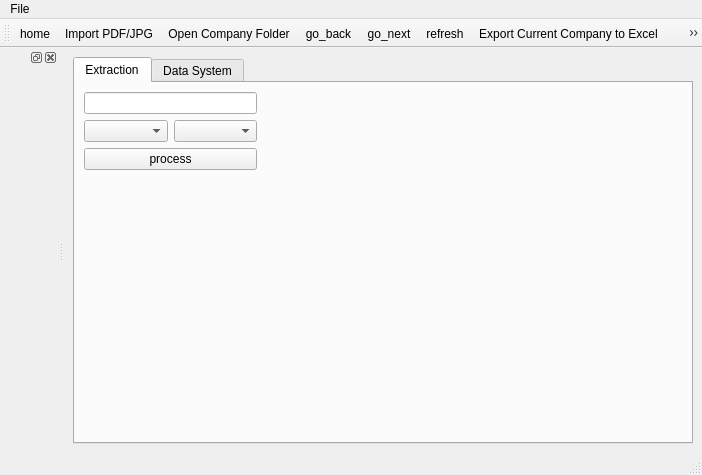
<?xml version="1.0" encoding="UTF-8"?>
<ui version="4.0">
 <class>MainWindow</class>
 <widget class="QMainWindow" name="MainWindow">
  <property name="geometry">
   <rect>
    <x>0</x>
    <y>0</y>
    <width>702</width>
    <height>475</height>
   </rect>
  </property>
  <property name="windowTitle">
   <string>MainWindow</string>
  </property>
  <widget class="QWidget" name="centralwidget">
   <property name="sizePolicy">
    <sizepolicy hsizetype="Expanding" vsizetype="Expanding">
     <horstretch>0</horstretch>
     <verstretch>0</verstretch>
    </sizepolicy>
   </property>
   <layout class="QHBoxLayout" name="horizontalLayout">
    <item>
     <widget class="QTabWidget" name="Tab_Widget">
      <property name="tabPosition">
       <enum>QTabWidget::North</enum>
      </property>
      <property name="tabShape">
       <enum>QTabWidget::Rounded</enum>
      </property>
      <property name="currentIndex">
       <number>0</number>
      </property>
      <property name="movable">
       <bool>false</bool>
      </property>
      <widget class="QWidget" name="tab">
       <attribute name="title">
        <string>Extraction</string>
       </attribute>
       <layout class="QGridLayout" name="gridLayout_4">
        <item row="0" column="0">
         <layout class="QGridLayout" name="Extraction_GridLayout">
          <property name="sizeConstraint">
           <enum>QLayout::SetFixedSize</enum>
          </property>
          <item row="0" column="2" rowspan="6" colspan="5">
           <layout class="QVBoxLayout" name="Matplot_VLayout">
            <property name="sizeConstraint">
             <enum>QLayout::SetFixedSize</enum>
            </property>
            <property name="leftMargin">
             <number>70</number>
            </property>
            <property name="topMargin">
             <number>0</number>
            </property>
            <property name="rightMargin">
             <number>70</number>
            </property>
            <property name="bottomMargin">
             <number>0</number>
            </property>
           </layout>
          </item>
          <item row="2" column="0" colspan="2">
           <widget class="QPushButton" name="process_button">
            <property name="sizePolicy">
             <sizepolicy hsizetype="Preferred" vsizetype="Fixed">
              <horstretch>0</horstretch>
              <verstretch>0</verstretch>
             </sizepolicy>
            </property>
            <property name="text">
             <string>process</string>
            </property>
           </widget>
          </item>
          <item row="3" column="0" rowspan="3" colspan="2">
           <layout class="QVBoxLayout" name="File_Explorer_VLayout"/>
          </item>
          <item row="1" column="1">
           <widget class="QComboBox" name="Category_ComboBox"/>
          </item>
          <item row="1" column="0">
           <widget class="QComboBox" name="Company_ComboBox"/>
          </item>
          <item row="0" column="0" colspan="2">
           <widget class="QLineEdit" name="search_company_name_lineBox">
            <property name="sizePolicy">
             <sizepolicy hsizetype="Preferred" vsizetype="Fixed">
              <horstretch>0</horstretch>
              <verstretch>0</verstretch>
             </sizepolicy>
            </property>
            <property name="autoFillBackground">
             <bool>false</bool>
            </property>
            <property name="text">
             <string/>
            </property>
           </widget>
          </item>
         </layout>
        </item>
       </layout>
      </widget>
      <widget class="QWidget" name="tab_2">
       <attribute name="title">
        <string>Data System</string>
       </attribute>
       <layout class="QGridLayout" name="gridLayout_3">
        <item row="0" column="0">
         <layout class="QGridLayout" name="gridLayout">
          <property name="sizeConstraint">
           <enum>QLayout::SetFixedSize</enum>
          </property>
          <item row="2" column="2">
           <widget class="QPushButton" name="pushButton">
            <property name="text">
             <string>PushButton</string>
            </property>
           </widget>
          </item>
          <item row="2" column="1">
           <widget class="QPushButton" name="pushButton_5">
            <property name="text">
             <string>PushButton</string>
            </property>
           </widget>
          </item>
          <item row="1" column="1" colspan="6">
           <widget class="QTableWidget" name="tableWidget"/>
          </item>
          <item row="0" column="1" colspan="3">
           <widget class="QLineEdit" name="lineEdit_2"/>
          </item>
          <item row="2" column="3">
           <widget class="QPushButton" name="pushButton_2">
            <property name="text">
             <string>PushButton</string>
            </property>
           </widget>
          </item>
          <item row="0" column="5">
           <widget class="QComboBox" name="comboBox_2"/>
          </item>
          <item row="0" column="4">
           <widget class="QPushButton" name="pushButton_4">
            <property name="text">
             <string>Search</string>
            </property>
           </widget>
          </item>
          <item row="0" column="6">
           <widget class="QComboBox" name="comboBox_3"/>
          </item>
          <item row="2" column="4">
           <widget class="QPushButton" name="pushButton_3">
            <property name="text">
             <string>PushButton</string>
            </property>
           </widget>
          </item>
         </layout>
        </item>
       </layout>
      </widget>
     </widget>
    </item>
   </layout>
  </widget>
  <widget class="QMenuBar" name="menubar">
   <property name="geometry">
    <rect>
     <x>0</x>
     <y>0</y>
     <width>702</width>
     <height>18</height>
    </rect>
   </property>
   <property name="sizePolicy">
    <sizepolicy hsizetype="Expanding" vsizetype="Expanding">
     <horstretch>0</horstretch>
     <verstretch>0</verstretch>
    </sizepolicy>
   </property>
   <widget class="QMenu" name="menuFile">
    <property name="title">
     <string>File</string>
    </property>
    <addaction name="actionOpenCompanyFolder"/>
    <addaction name="actionOpen_Working_Space_Directory"/>
    <addaction name="actionWork_Space"/>
    <addaction name="actionAdd_category"/>
    <addaction name="separator"/>
    <addaction name="actionImport_PDF_JPG"/>
    <addaction name="Export_For_Current_Company"/>
    <addaction name="actionExport_All_Company_to_Excel"/>
    <addaction name="separator"/>
    <addaction name="actionView_All_Image"/>
   </widget>
   <addaction name="menuFile"/>
  </widget>
  <widget class="QStatusBar" name="statusbar">
   <property name="sizePolicy">
    <sizepolicy hsizetype="Expanding" vsizetype="Expanding">
     <horstretch>0</horstretch>
     <verstretch>0</verstretch>
    </sizepolicy>
   </property>
  </widget>
  <widget class="QDockWidget" name="dockWidget_3">
   <attribute name="dockWidgetArea">
    <number>1</number>
   </attribute>
   <widget class="QWidget" name="dockWidgetContents_3"/>
  </widget>
  <widget class="QToolBar" name="toolBar">
   <property name="windowTitle">
    <string>toolBar</string>
   </property>
   <attribute name="toolBarArea">
    <enum>TopToolBarArea</enum>
   </attribute>
   <attribute name="toolBarBreak">
    <bool>false</bool>
   </attribute>
   <addaction name="actionhome"/>
   <addaction name="actionImport_PDF_JPG"/>
   <addaction name="actionOpenCompanyFolder"/>
   <addaction name="actiongo_back"/>
   <addaction name="actiongo_next"/>
   <addaction name="actionrefresh"/>
   <addaction name="Export_For_Current_Company"/>
   <addaction name="actionzoom"/>
   <addaction name="actionselection_box"/>
   <addaction name="actionAdd_category"/>
  </widget>
  <action name="actionOpenCompanyFolder">
   <property name="icon">
    <iconset resource="resources.qrc">
     <normaloff>:/icons/icons/open.png</normaloff>:/icons/icons/open.png</iconset>
   </property>
   <property name="text">
    <string>Open Company Folder</string>
   </property>
  </action>
  <action name="actionImport_PDF_JPG">
   <property name="icon">
    <iconset resource="resources.qrc">
     <normaloff>:/icons/icons/file-import.png</normaloff>:/icons/icons/file-import.png</iconset>
   </property>
   <property name="text">
    <string>Import PDF/JPG</string>
   </property>
  </action>
  <action name="actionWork_Space">
   <property name="text">
    <string>Add Work Space Directory</string>
   </property>
  </action>
  <action name="view_image">
   <property name="text">
    <string>View All Image From Current Company</string>
   </property>
  </action>
  <action name="actionCheck_Images_With_Position_Data">
   <property name="text">
    <string>Check Images With Position Data</string>
   </property>
  </action>
  <action name="actionCurrent_Selected_Company">
   <property name="text">
    <string>Current Selected Company</string>
   </property>
  </action>
  <action name="actionAll_Company">
   <property name="text">
    <string>All Company</string>
   </property>
  </action>
  <action name="actionGuidence">
   <property name="text">
    <string>Guidence</string>
   </property>
  </action>
  <action name="action_2">
   <property name="text">
    <string>?</string>
   </property>
  </action>
  <action name="Current_Selected_Company_Export">
   <property name="text">
    <string>Current Selected Company</string>
   </property>
  </action>
  <action name="actionAll_Company_2">
   <property name="text">
    <string>All Company</string>
   </property>
  </action>
  <action name="actionOpen_Working_Space_Directory">
   <property name="text">
    <string>Open Working Space Directory</string>
   </property>
  </action>
  <action name="Export_For_Current_Company">
   <property name="icon">
    <iconset resource="resources.qrc">
     <normaloff>:/icons/icons/excel.png</normaloff>:/icons/icons/excel.png</iconset>
   </property>
   <property name="text">
    <string>Export Current Company to Excel</string>
   </property>
  </action>
  <action name="actionExport_All_Company_to_Excel">
   <property name="text">
    <string>Export All Company to Excel</string>
   </property>
  </action>
  <action name="actionView_All_Image">
   <property name="text">
    <string>View All Image</string>
   </property>
  </action>
  <action name="actionhome">
   <property name="icon">
    <iconset resource="resources.qrc">
     <normaloff>:/icons/icons/home.png</normaloff>:/icons/icons/home.png</iconset>
   </property>
   <property name="text">
    <string>home</string>
   </property>
  </action>
  <action name="actiongo_back">
   <property name="icon">
    <iconset resource="resources.qrc">
     <normaloff>:/icons/icons/right.png</normaloff>:/icons/icons/right.png</iconset>
   </property>
   <property name="text">
    <string>go_back</string>
   </property>
   <property name="shortcut">
    <string>Ctrl+Z</string>
   </property>
  </action>
  <action name="actiongo_next">
   <property name="icon">
    <iconset resource="resources.qrc">
     <normaloff>:/icons/icons/arrow.png</normaloff>:/icons/icons/arrow.png</iconset>
   </property>
   <property name="text">
    <string>go_next</string>
   </property>
   <property name="shortcut">
    <string>Ctrl+Y</string>
   </property>
  </action>
  <action name="actionzoom">
   <property name="icon">
    <iconset resource="resources.qrc">
     <normaloff>:/icons/icons/zoom-in.png</normaloff>:/icons/icons/zoom-in.png</iconset>
   </property>
   <property name="text">
    <string>zoom</string>
   </property>
   <property name="shortcutContext">
    <enum>Qt::WindowShortcut</enum>
   </property>
  </action>
  <action name="actionselection_box">
   <property name="icon">
    <iconset resource="resources.qrc">
     <normaloff>:/icons/icons/selection-box.png</normaloff>:/icons/icons/selection-box.png</iconset>
   </property>
   <property name="text">
    <string>selection_box</string>
   </property>
  </action>
  <action name="actionAdd_category">
   <property name="icon">
    <iconset resource="resources.qrc">
     <normaloff>:/icons/icons/add.png</normaloff>:/icons/icons/add.png</iconset>
   </property>
   <property name="text">
    <string>Add category</string>
   </property>
  </action>
  <action name="actionrefresh">
   <property name="icon">
    <iconset resource="resources.qrc">
     <normaloff>:/icons/icons/refresh.png</normaloff>:/icons/icons/refresh.png</iconset>
   </property>
   <property name="text">
    <string>refresh</string>
   </property>
  </action>
 </widget>
 <resources>
  <include location="resources.qrc"/>
 </resources>
 <connections/>
</ui>
